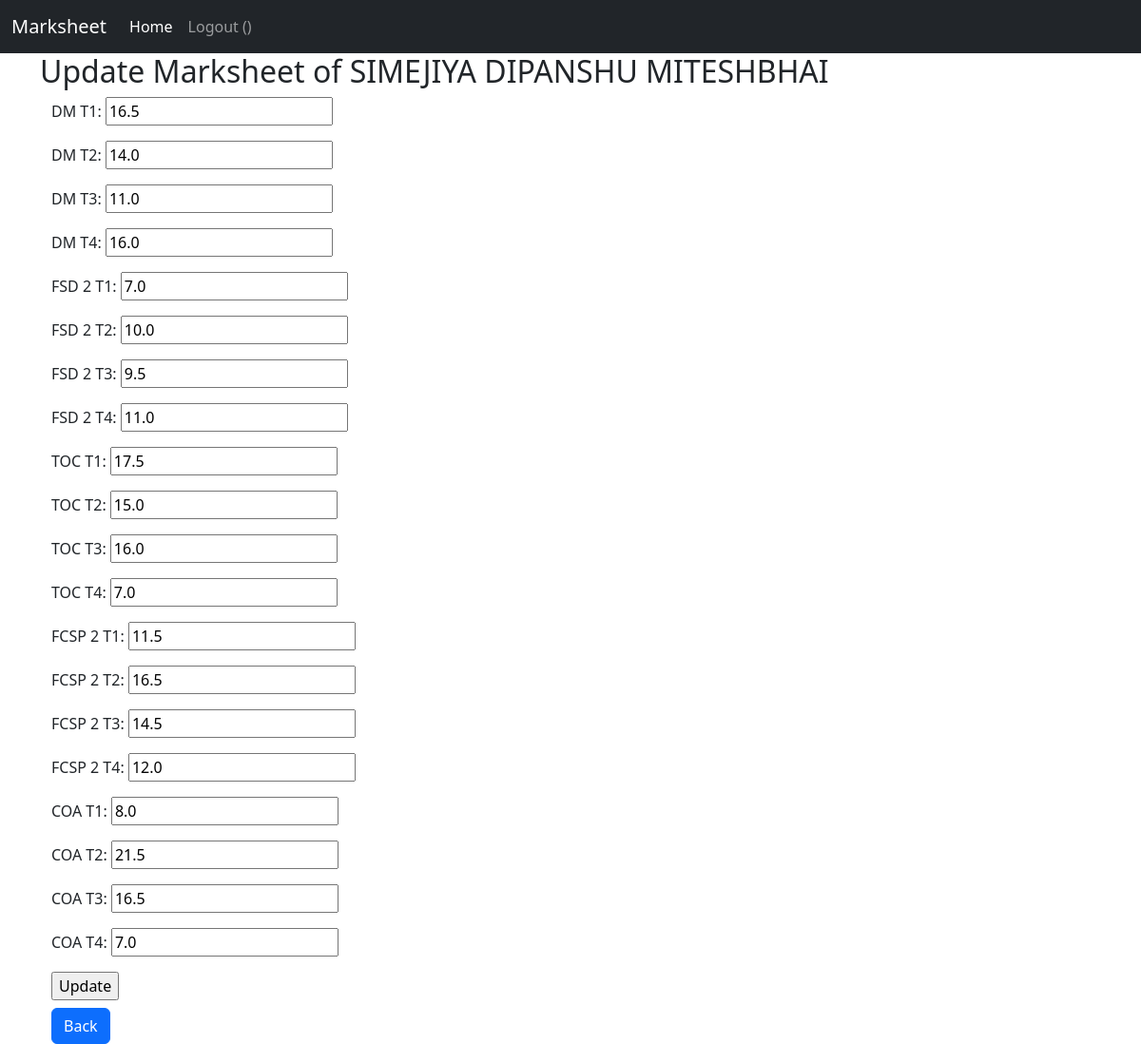
The app's page /student/174/update/, older data.
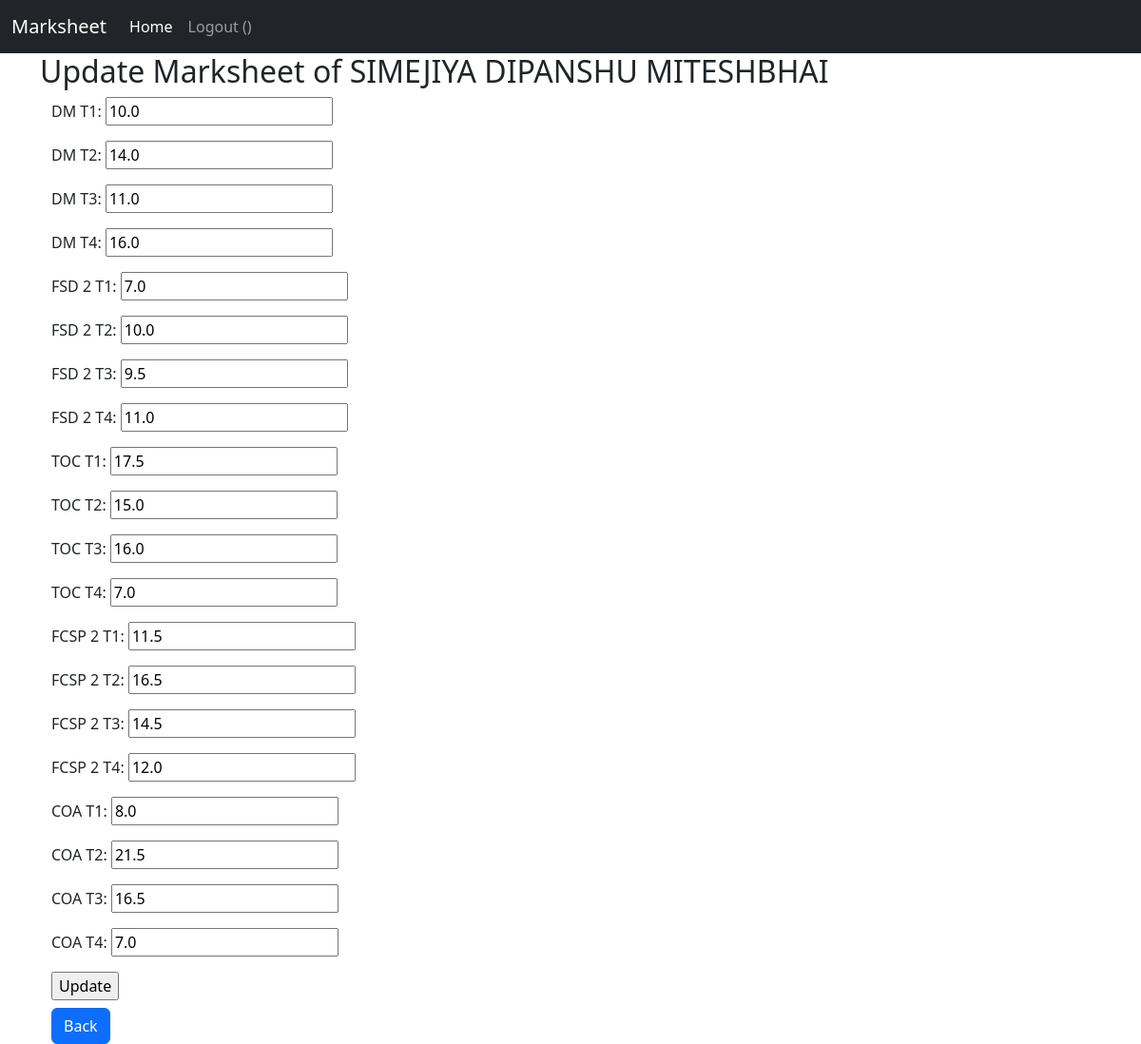
The same page, newer data.
### marks/models.py (models this page shows, shortened)
class Marksheet(models.Model):
    Roll_No = models.IntegerField()
    Div = models.CharField(max_length=50)
    Mentor= models.CharField(max_length=50)
    Branch= models.CharField(max_length=50)
    Enrollment= models.IntegerField()
    Name= models.CharField(max_length=50)
    DM_T1= models.FloatField()
    DM_T2= models.FloatField()
    DM_T3= models.FloatField()
    DM_T4= models.FloatField()
    FSD_2_T1= models.FloatField()
    FSD_2_T2= models.FloatField()
    FSD_2_T3= models.FloatField()
    FSD_2_T4= models.FloatField()
    TOC_T1=models.FloatField()
    TOC_T2= models.FloatField()
    TOC_T3=models.FloatField()
    TOC_T4= models.FloatField()
    FCSP_2_T1= models.FloatField()
    FCSP_2_T2= models.FloatField()
    FCSP_2_T3= models.FloatField()
    FCSP_2_T4= models.FloatField()
    COA_T1= models.FloatField()
    COA_T2= models.FloatField()
    COA_T3= models.FloatField()
    COA_T4= models.FloatField()

### marks/views.py (the view)
# urls.py: path('student/<int:pk>/update/', views.marksupdate, name='marksupdate'),
def marksupdate(request, pk):
    student = Marksheet.objects.get(pk=pk)
    if request.method == 'POST':
        form = Marks(request.POST, instance=student)
        if form.is_valid():
            form.save()
            detail_url = reverse('detail', args=[pk])
            return redirect(detail_url)
    else:
        form = Marks(instance=student)
    return render(request, 'updateform.html', {'form': form, 'pk': pk, 'Name': student.Name})

### marks/forms.py
class Marks(forms.ModelForm):
    class Meta:
        model = Marksheet
        fields = ['DM_T1', 'DM_T2', 'DM_T3', 'DM_T4', 'FSD_2_T1', 'FSD_2_T2', 'FSD_2_T3', 'FSD_2_T4', 'TOC_T1', 'TOC_T2',
                  'TOC_T3', 'TOC_T4', 'FCSP_2_T1', 'FCSP_2_T2', 'FCSP_2_T3', 'FCSP_2_T4', 'COA_T1', 'COA_T2', 'COA_T3', 'COA_T4']

### marks/templates/updateform.html (shortened to what this page needs)
{% extends "base.html" %}
{% block content %}
<h2>Update Marksheet of {{ Name }}</h2>
<div class="container">
    <form method="post">
        {{ form.as_p }}
        <input type="submit" value="Update">
    </form>
    <a class="btn btn-primary mt-2" href="{% url 'detail' pk %}">Back</a>
</div>
{% endblock content %}

### marks/templates/base.html (shortened to what this page needs)
<!DOCTYPE html>
<html lang="en">
  <head>
    <link
      href="https://cdn.jsdelivr.net/npm/bootstrap@5.3.2/dist/css/bootstrap.min.css"
      rel="stylesheet"
    />
  </head>
  <body>
    <nav class="navbar navbar-expand-lg navbar-dark bg-dark">
      <div class="container-fluid">
        <a class="navbar-brand" href={% url "main" %}>Marksheet</a>
        <div class="collapse navbar-collapse" id="navbarNav">
          <ul class="navbar-nav">
            <li class="nav-item">
              <a class="nav-link active" aria-current="page" href={% url "home" %}>Home</a>
            </li>
            <li class="nav-item">
              <a class="nav-link" href={% url 'logout' %}>Logout  ({{ user.username }})
            </li>
          </ul>
        </div>
      </div>
    </nav>
    <div class="container">{% block content %} {% endblock content %}</div>
  </body>
</html>

Row changes from the older to the newer data that the page shows:
changed Marksheet "SIMEJIYA DIPANSHU MITESHBHAI": DM_T1 "16.5" → "10.0"
